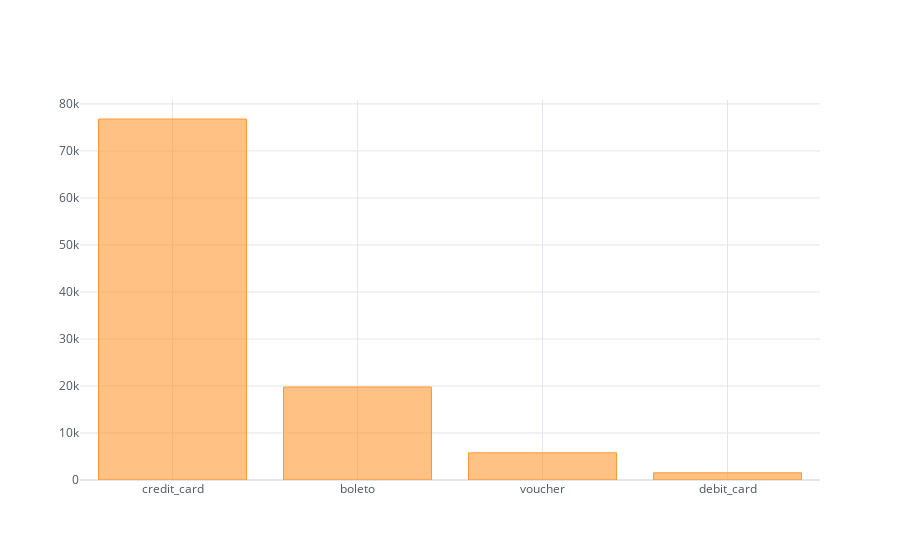

The code cell stored with this chart in its notebook:
### Code cell
# 지불 방법
payments = payments[payments['payment_type'] != 'not_defined']
payment_type_count = payments.groupby('payment_type')['payment_type'].count().sort_values(ascending=False)
payment_type_count.iplot(kind='bar',theme='white')

### Figure 1 — Plotly figure (JSON) as saved in the notebook; plotly's stock layout.template omitted (floating-point values rounded to 4 significant figures)
{"data": [{"marker": {"color": "rgba(255, 153, 51, 0.6)", "line": {"color": "rgba(255, 153, 51, 1.0)", "width": 1}}, "name": "payment_type", "orientation": "v", "text": "", "type": "bar", "x": ["credit_card", "boleto", "voucher", "debit_card"], "y": [76795, 19784, 5775, 1529]}], "layout": {"autosize": true, "legend": {"bgcolor": "#FFFFFF", "font": {"color": "#4D5663"}}, "paper_bgcolor": "#FFFFFF", "plot_bgcolor": "#FFFFFF", "title": {"font": {"color": "#4D5663"}}, "xaxis": {"autorange": true, "gridcolor": "#E1E5ED", "range": [-0.5, 3.5], "showgrid": true, "tickfont": {"color": "#4D5663"}, "title": {"font": {"color": "#4D5663"}, "text": ""}, "type": "category", "zerolinecolor": "#E1E5ED"}, "yaxis": {"autorange": true, "gridcolor": "#E1E5ED", "range": [0, 80840.0], "showgrid": true, "tickfont": {"color": "#4D5663"}, "title": {"font": {"color": "#4D5663"}, "text": ""}, "type": "linear", "zerolinecolor": "#E1E5ED"}}}
